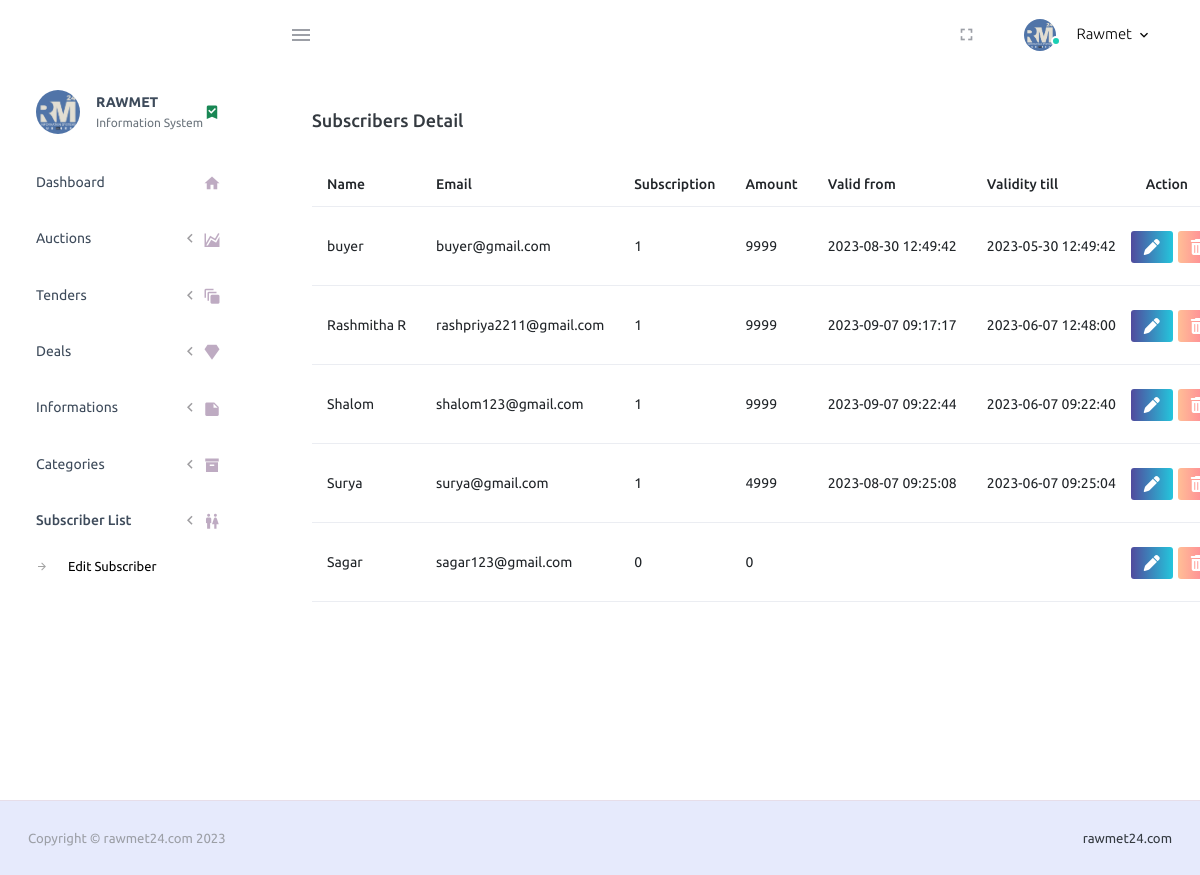
Page /PurpleAdmin-Free-Admin-Template-master/pages/forms/editSublist.php (signed in) on the earlier database version.
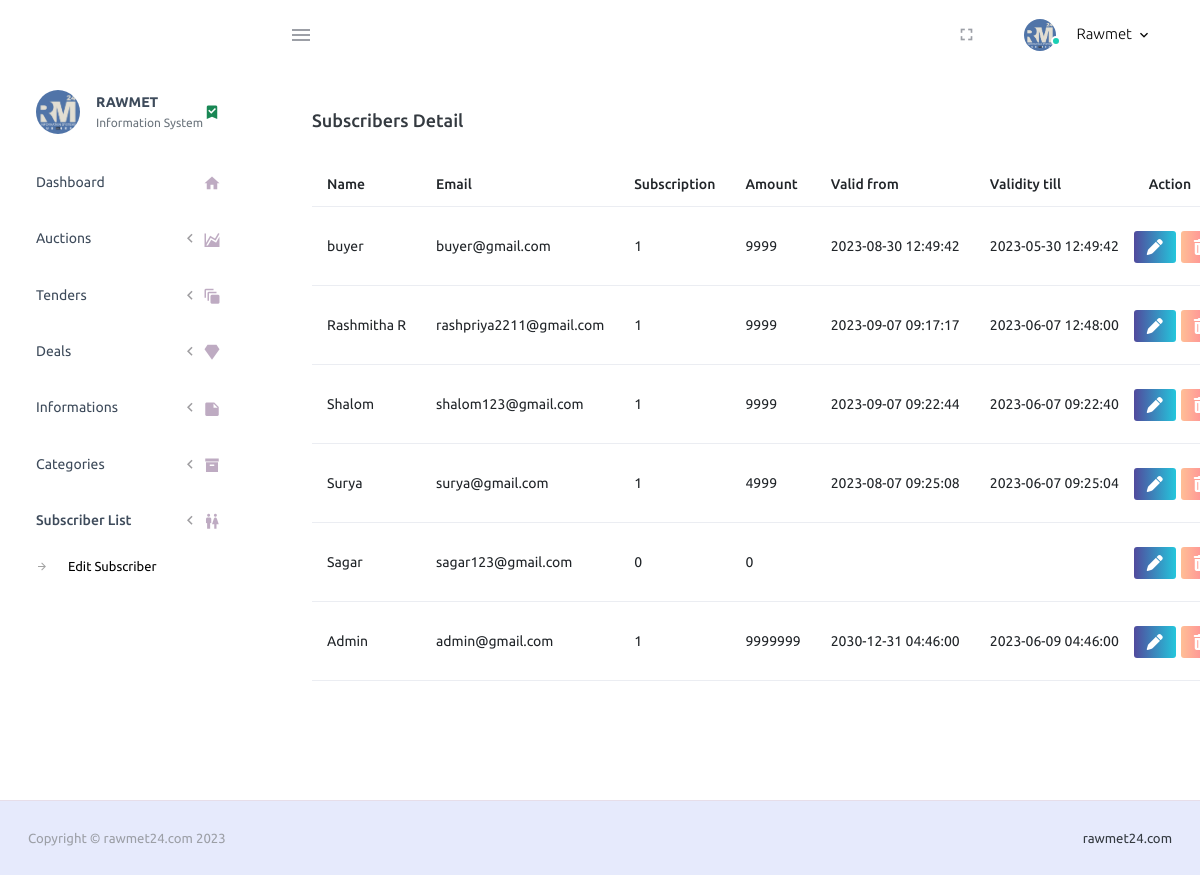
Same page on the later database version.
### tables this page shows
CREATE TABLE `buyer_dashboard` (
  `id` int(11) NOT NULL,
  `name` varchar(255) NOT NULL,
  `email` varchar(255) NOT NULL,
  `password` varchar(255) NOT NULL,
  `subscription` varchar(255) NOT NULL DEFAULT '0',
  `amount` int(11) NOT NULL,
  `fromDate` timestamp NULL DEFAULT NULL,
  `toDate` timestamp NULL DEFAULT NULL
);

### PurpleAdmin-Free-Admin-Template-master/pages/forms/editSublist.php (the view, shortened to what this page needs)
<!DOCTYPE html>
<html lang="en">
  <head>
    <link rel="stylesheet" href="https://cdnjs.cloudflare.com/ajax/libs/font-awesome/5.15.3/css/all.min.css">
    <link rel="stylesheet" href="../../assets/vendors/mdi/css/materialdesignicons.min.css">
    <link rel="stylesheet" href="path/to/font-awesome/css/font-awesome.min.css">
    <link rel="stylesheet" href="../../assets/vendors/css/vendor.bundle.base.css">
    <link rel="stylesheet" href="https://cdn.jsdelivr.net/npm/bootstrap@4.6.2/dist/css/bootstrap.min.css">
    <link rel="stylesheet" href="../../assets/css/style.css">
  </head>
  <body>
    <div class="container-scroller">
      <nav class="navbar default-layout-navbar col-lg-12 col-12 p-0 fixed-top d-flex flex-row">
        <div class="text-center navbar-brand-wrapper d-flex align-items-center justify-content-center">
        </div>
        <div class="navbar-menu-wrapper d-flex align-items-stretch">
          <button class="navbar-toggler navbar-toggler align-self-center" type="button" data-toggle="minimize">
            <span class="mdi mdi-menu"></span>
          </button>
          <ul class="navbar-nav navbar-nav-right">
            <li class="nav-item d-none d-lg-block full-screen-link">
              <a class="nav-link">
                <i class="mdi mdi-fullscreen" id="fullscreen-button"></i>
              </a>
            </li>
            <li class="nav-item nav-profile dropdown">
              <a class="nav-link dropdown-toggle" id="profileDropdown" href="#" data-bs-toggle="dropdown" aria-expanded="false">
                <div class="nav-profile-img">
                  <img src="../../assets/images/faces/logoraw.png" alt="image">
                  <span class="availability-status online"></span>
                </div>
                <div class="nav-profile-text">
                  <p class="mb-1 text-black">Rawmet</p>
                </div>
              </a>
            </li>
          </ul>
        </div>
      </nav>
      <div class="container-fluid page-body-wrapper">
        <nav class="sidebar sidebar-offcanvas" id="sidebar">
          <ul class="nav">
            <li class="nav-item nav-profile">
              <a href="#" class="nav-link">
                <div class="nav-profile-image">
                  <img src="../../assets/images/faces/logoraw.png" alt="profile">
                </div>
                <div class="nav-profile-text d-flex flex-column">
                  <span class="font-weight-bold mb-2">RAWMET </span>
                  <span class="text-secondary text-small">Information System</span>
                </div>
                <i class="mdi mdi-bookmark-check text-success nav-profile-badge"></i>
              </a>
            </li>
            <li class="nav-item">
              <a class="nav-link" href="../../index.php">
                <span class="menu-title">Dashboard</span>
                <i class="mdi mdi-home menu-icon"></i>
              </a>
            </li>
            <li class="nav-item">
              <a class="nav-link" data-bs-toggle="collapse" href="#ui-basic" aria-expanded="false" aria-controls="ui-basic">
                <span class="menu-title">Auctions</span>
                <i class="menu-arrow"></i>
                <i class="mdi mdi-chart-areaspline menu-icon"></i>
              </a>
            </li>
            <li class="nav-item">
              <a class="nav-link" data-bs-toggle="collapse" href="#ui-basic1" aria-expanded="false" aria-controls="ui-basic">
                <span class="menu-title">Tenders</span>
                <i class="menu-arrow"></i>
                <i class="mdi mdi-animation menu-icon"></i>
              </a>
            </li>
            <li class="nav-item">
              <a class="nav-link" data-bs-toggle="collapse" href="#ui-basic2" aria-expanded="false" aria-controls="ui-basic">
                <span class="menu-title">Deals</span>
                <i class="menu-arrow"></i>
                <i class="mdi mdi-diamond menu-icon"></i>
              </a>
            </li>
            <li class="nav-item">
              <a class="nav-link" data-bs-toggle="collapse" href="#ui-basic3" aria-expanded="false" aria-controls="ui-basic">
                <span class="menu-title">Informations</span>
                <i class="menu-arrow"></i>
                <i class="mdi mdi-note menu-icon"></i>
              </a>
            </li>
            <li class="nav-item">
              <a class="nav-link" data-bs-toggle="collapse" href="#ui-basic4" aria-expanded="false" aria-controls="ui-basic">
                <span class="menu-title">Categories</span>
                <i class="menu-arrow"></i>
                <i class="mdi mdi-archive menu-icon"></i>
              </a>
            </li>
            <li class="nav-item">
              <a class="nav-link" data-bs-toggle="collapse" href="#ui-basic5" aria-expanded="false" aria-controls="ui-basic">
              <span class="menu-title">Subscriber List</span>
                <i class="menu-arrow"></i>
                <i class="mdi mdi-human-male-female menu-icon"></i>
              </a>
              <div class="collapse" id="ui-basic5">
                <ul class="nav flex-column sub-menu">
                  <li class="nav-item"> <a class="nav-link" href="editSublist.php">Edit Subscriber</a></li>
                </ul>
              </div>
            </li>
          </ul>
        </nav>
        <div class="col-lg-10 grid-margin stretch-card">
                <div class="card">
                  <div class="card-body">
                    <h4 class="card-title">Subscribers Detail</h4><br>
                    <table id="keywords" class="table table-hover table-responsive">
  <thead>
    <tr>
      <th class="col-2" onclick="sortTable(0)">Name</th>
      <th class="col-2" onclick="sortTable(1)">Email</th>
      <th class="col-2" onclick="sortTable(2)">Subscription</th>
      <th class="col-2" onclick="sortTable(3)">Amount</th>
      <th class="col-2" onclick="sortTable(4)">Valid from</th>
      <th class="col-2" onclick="sortTable(5)">Validity till</th>
      <th class="col-2" onclick="sortTable(6)">Action</th>
    </tr>
  </thead>
  <tbody>
  <?php
include_once "connect.php";
$sql = "SELECT * FROM buyer_dashboard";
$result = $conn->query($sql);
$data = array();
if ($result->num_rows > 0) {
    while ($row = $result->fetch_assoc()) {
        $data[] = $row;
    }
} else {
    echo "No data found.";
}
?>
    <?php foreach ($data as $row) { ?>
      <tr>
        <td><?php echo $row['name']; ?></td>
        <td><?php echo $row['email']; ?></td>
        <td><?php echo $row['subscription']; ?></td>
        <td><?php echo $row['amount']; ?></td>
        <td><?php echo $row['toDate']; ?></td>
        <td><?php echo $row['fromDate']; ?></td>
<td style="padding: 0px;">
  <div style="display: flex; gap: 5px;">
    <form action="fetchSub.php?g=<?php echo $row['id'];?>" method="GET">
      <button class="btn btn-block btn-sm btn-gradient-primary mt-4 mx-auto" type="submit" style="width:auto;margin-bottom:22px">
        <a href="fetchSub.php?id=<?php echo $row['id']; ?>"><i class="fa fa-solid fa-pen"></i></a>
      </button>
    </form>
    <form action="deleteSub.php?g=<?php echo $row['id'];?>" method="POST">
      <button class="btn btn-block btn-sm btn-gradient-danger mt-4 mx-auto" type="submit">
        <a href="deleteSub.php?id=<?php echo $row['id']; ?>"><i class="fa fa-solid fa-trash"></i></a>
      </button>
    </form>
  </div>
</td>
      </tr>
    <?php } ?>
  </tbody>
</table>
          </div>
        </div>
        </div>
        </div> </div>
          <footer class="footer">
            <div class="container-fluid d-flex justify-content-between">
              <span class="text-muted d-block text-center text-sm-start d-sm-inline-block">Copyright © rawmet24.com 2023</span>
              <span class="float-none float-sm-end mt-1 mt-sm-0 text-end"> <a href="https://www.rawmet24.com/" target="_blank"></a>  rawmet24.com</span>
            </div>
          </footer>
  </body>
</html>

### PurpleAdmin-Free-Admin-Template-master/pages/forms/editSublist.php (style rules this page uses)
a { color: #ffffff; text-decoration: none; }

Differences in the rows shown:
added buyer_dashboard: name "Admin", email "admin@gmail.com", subscription "1", amount "9999999", toDate "2030-12-31 04:46:00", fromDate "2023-06-09 04:46:00"
